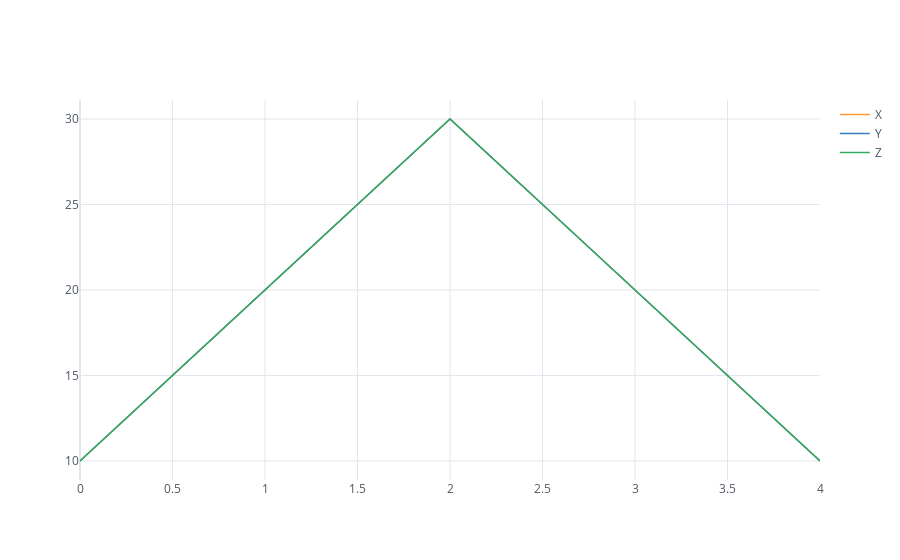

The notebook cell this image was saved under:
### Code cell
df2.iplot()

### Figure 1 — Plotly figure (JSON) as saved in the notebook; plotly's stock layout.template omitted (floating-point values rounded to 4 significant figures)
{"data": [{"line": {"color": "rgba(255, 153, 51, 1.0)", "dash": "solid", "shape": "linear", "width": 1.3}, "mode": "lines", "name": "X", "text": "", "type": "scatter", "x": [0, 1, 2, 3, 4], "y": [10, 20, 30, 20, 10]}, {"line": {"color": "rgba(55, 128, 191, 1.0)", "dash": "solid", "shape": "linear", "width": 1.3}, "mode": "lines", "name": "Y", "text": "", "type": "scatter", "x": [0, 1, 2, 3, 4], "y": [10, 20, 30, 20, 10]}, {"line": {"color": "rgba(50, 171, 96, 1.0)", "dash": "solid", "shape": "linear", "width": 1.3}, "mode": "lines", "name": "Z", "text": "", "type": "scatter", "x": [0, 1, 2, 3, 4], "y": [10, 20, 30, 20, 10]}], "layout": {"legend": {"bgcolor": "#FFFFFF", "font": {"color": "#4D5663"}}, "paper_bgcolor": "#FFFFFF", "plot_bgcolor": "#FFFFFF", "title": {"font": {"color": "#4D5663"}}, "xaxis": {"gridcolor": "#E1E5ED", "showgrid": true, "tickfont": {"color": "#4D5663"}, "title": {"font": {"color": "#4D5663"}, "text": ""}, "zerolinecolor": "#E1E5ED"}, "yaxis": {"gridcolor": "#E1E5ED", "showgrid": true, "tickfont": {"color": "#4D5663"}, "title": {"font": {"color": "#4D5663"}, "text": ""}, "zerolinecolor": "#E1E5ED"}}}
